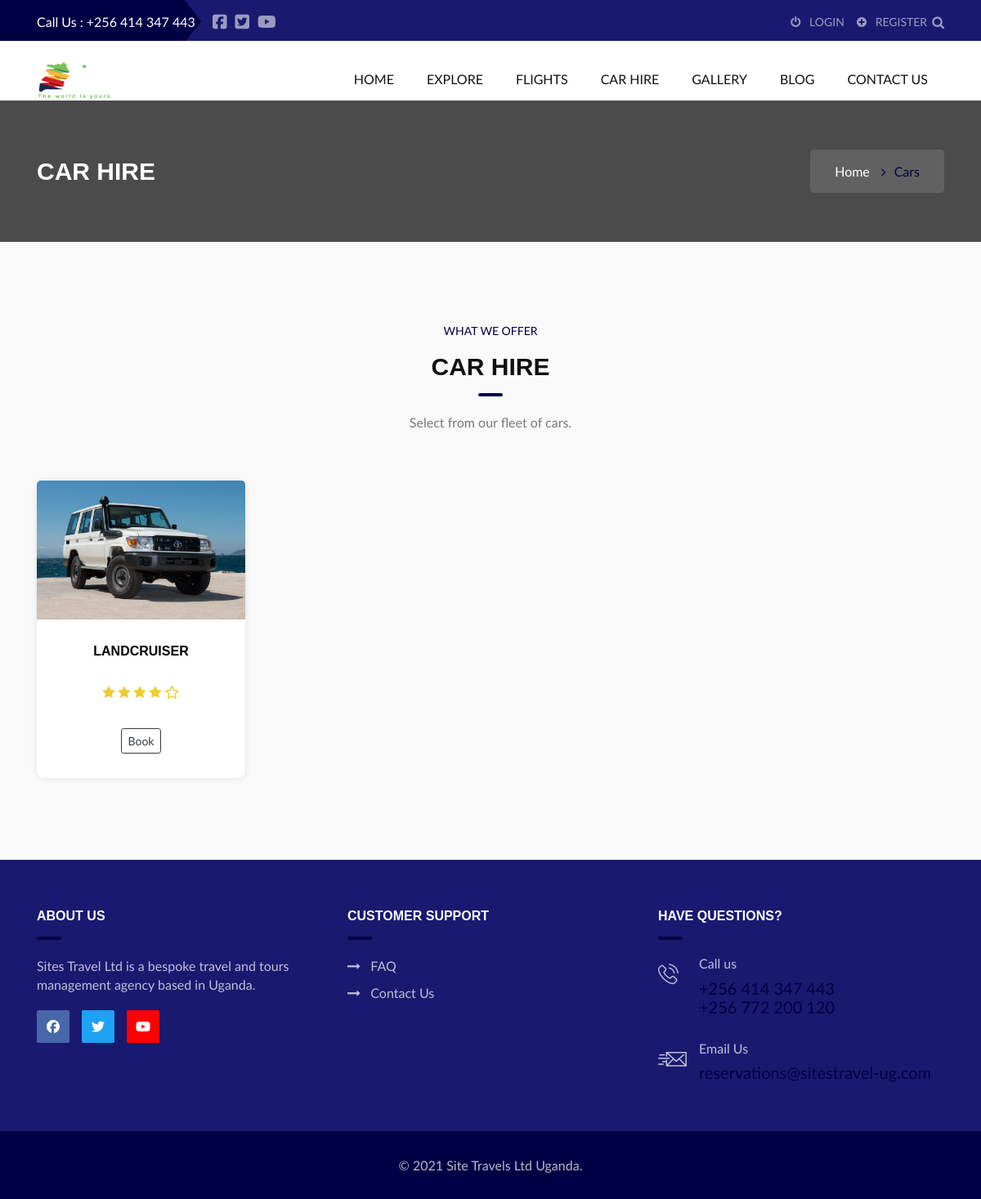
The page /car_list on the database as committed earlier.
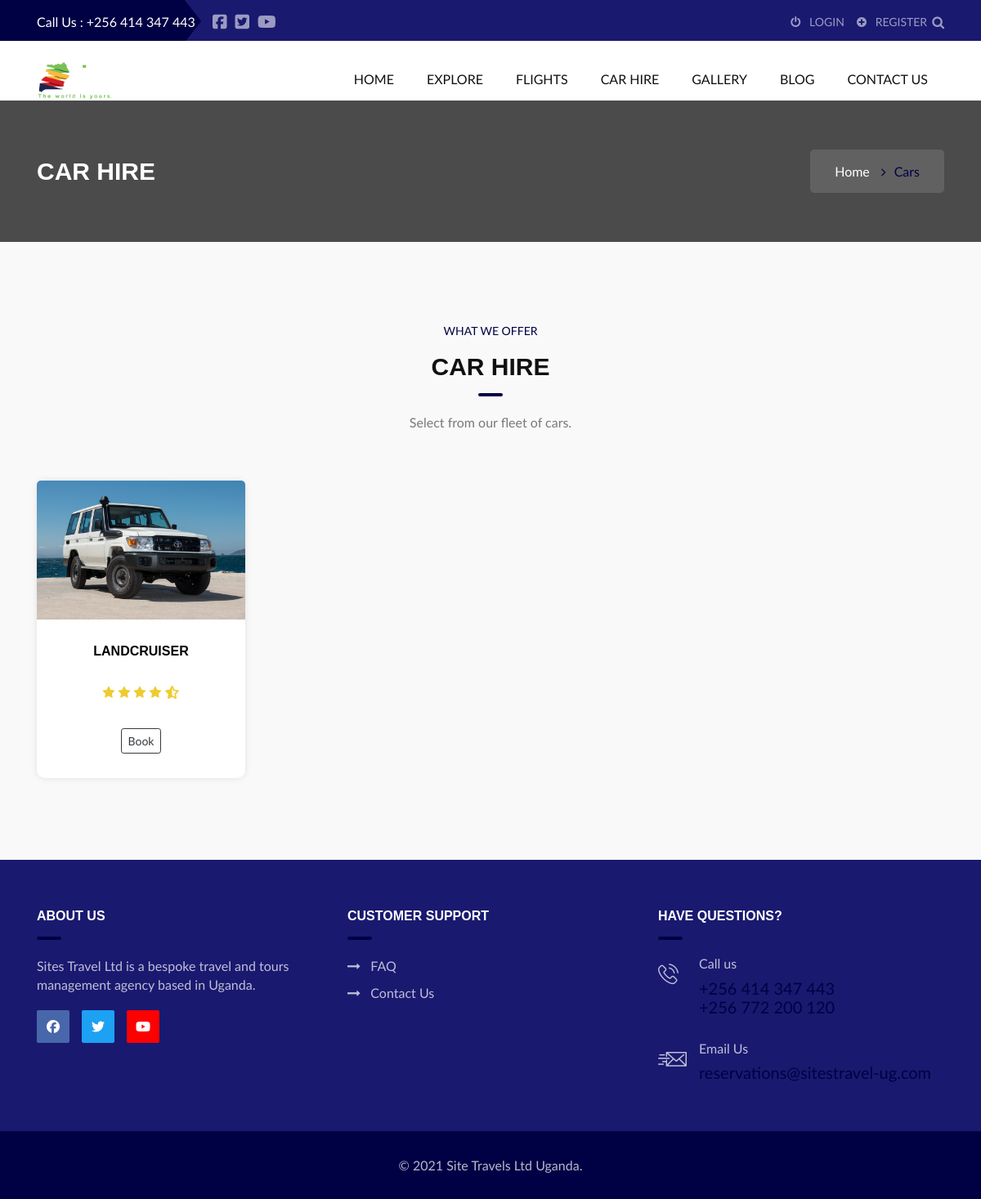
The same page on the database as committed later.
### myapp/models.py (models this page shows, shortened)
class Car(models.Model):
    make = models.CharField(max_length=100)
    image = models.ImageField(upload_to="cars")
    category = models.CharField(max_length=50, choices=CAR_CATEGORY)
    rating = models.FloatField(default=1.0)
    capacity = models.PositiveIntegerField(default=3)
    available = models.BooleanField(default=True)

### myapp/views.py (the view)
# urls.py: path('car_list', views.car_list, name='car_list'),
def car_list(request):
    cars = Car.objects.filter(available=True)
    context = {"cars": cars}
    return render(request, "car-list.html", context)

### templates/car-list.html (shortened to what this page needs)
{% extends 'base.html' %}
{% load static %}
{% load humanize %}
{% block content %}
	<div class="btc_tittle_main_wrapper">
		<div class="btc_tittle_img_overlay"></div>
		<div class="container">
			<div class="row">
				<div class="col-xl-6 col-lg-6 col-md-6 col-sm-12 col-12 full_width">
					<div class="btc_tittle_left_heading">
						<h1>Car Hire </h1>
					</div>
				</div>
				<div class="col-xl-6 col-lg-6 col-md-6 col-sm-12 col-12 full_width">
					<div class="btc_tittle_right_heading">
						<div class="btc_tittle_right_cont_wrapper">
							<ul>
								<li><a href="{% url 'index' %}">Home</a>  <i class="fa fa-angle-right"></i>
								</li>
								<li>Cars</li>
							</ul>
						</div>
					</div>
				</div>
			</div>
		</div>
	</div>
	<div class="x_inner_team_main_wrapper float_left padding_tb_100">
		<div class="container">
			<div class="row">
				<div class="col-12 col-md-8 offset-md-3">
                </div>
				<div class="col-md-12">
					<div class="x_offer_car_heading_wrapper x_offer_car_tb_heading_wrapper float_left">
						<h4>What we offer</h4>
						<h3>Car Hire</h3>
						<p>Select from our fleet of cars.</p>
					</div>
				</div>
				{% if cars %}
				{% for car in cars %}
				<div class="col-xl-3 col-lg-3 col-md-4 col-sm-6 col-12">
					<div class="btc_team_bot_cont_main_wrapper">
						<div class="btc_team_img_bot_wrapper">
							{% if car.image %}
							<img src="{{car.image.url}}" alt="car image">
							{% else %}
							<img src="{% static 'images/tb1.jpg' %}" alt="car image">
							{% endif %}
							<div class="btc_team_social_tb_wrapper">
								<h3>Capacity: {{car.capacity}} seats </h3>
							</div>
						</div>
						<div class="btc_team_img_bot_cont_wrapper">
							<h4><a href="#"> {{car.make}}</a></h4>
							<div class="x_car_offer_starts float_left">
								{% if car.rating == 1.0 %}
									<i class="fa fa-star"></i>
									<i class="fa fa-star-o"></i>
									<i class="fa fa-star-o"></i>
									<i class="fa fa-star-o"></i>
									<i class="fa fa-star-o"></i>
								{% elif car.rating == 1.5 %}
									<i class="fa fa-star"></i>
									<i class="fa fa-star-half-alt"></i>
									<i class="fa fa-star-o"></i>
									<i class="fa fa-star-o"></i>
									<i class="fa fa-star-o"></i>
								{% elif car.rating == 2.0 %}
									<i class="fa fa-star"></i>
									<i class="fa fa-star"></i>
									<i class="fa fa-star-o"></i>
									<i class="fa fa-star-o"></i>
									<i class="fa fa-star-o"></i>
								{% elif car.rating == 2.5 %}
									<i class="fa fa-star"></i>
									<i class="fa fa-star"></i>
									<i class="fa fa-star-half-alt"></i>
									<i class="fa fa-star-o"></i>
									<i class="fa fa-star-o"></i>
								{% elif car.rating == 3.0 %}
									<i class="fa fa-star"></i>
									<i class="fa fa-star"></i>
									<i class="fa fa-star"></i>
									<i class="fa fa-star-o"></i>
									<i class="fa fa-star-o"></i>
								{% elif car.rating == 3.5 %}
									<i class="fa fa-star"></i>
									<i class="fa fa-star"></i>
									<i class="fa fa-star"></i>
									<i class="fa fa-star-half-alt"></i>
									<i class="fa fa-star-o"></i>
								{% elif car.rating == 4.0 %}
									<i class="fa fa-star"></i>
									<i class="fa fa-star"></i>
									<i class="fa fa-star"></i>
									<i class="fa fa-star"></i>
									<i class="fa fa-star-o"></i>
								{% elif car.rating == 4.5 %}
									<i class="fa fa-star"></i>
									<i class="fa fa-star"></i>
									<i class="fa fa-star"></i>
									<i class="fa fa-star"></i>
									<i class="fa fa-star-half-alt"></i>
								{% elif car.rating == 5.0 %}
									<i class="fa fa-star"></i>
									<i class="fa fa-star"></i>
									<i class="fa fa-star"></i>
									<i class="fa fa-star"></i>
									<i class="fa fa-star"></i>
								{% endif %}
							</div>
							<a href="{% url 'car_detail' car.id %}" class="btn btn-outline-dark btn-sm mt-2">Book</a>
						</div>
					</div>
				</div>
				{% endfor %}
				{% else %}
					<p class="mx-auto">No group package available</p>
				{% endif %}
			</div>
		</div>
	</div>
{% endblock content %}

Rows that differ between the two databases and show on the page:
changed Car "LANDCRUISER": rating 4 → 4.5 (drawn)
